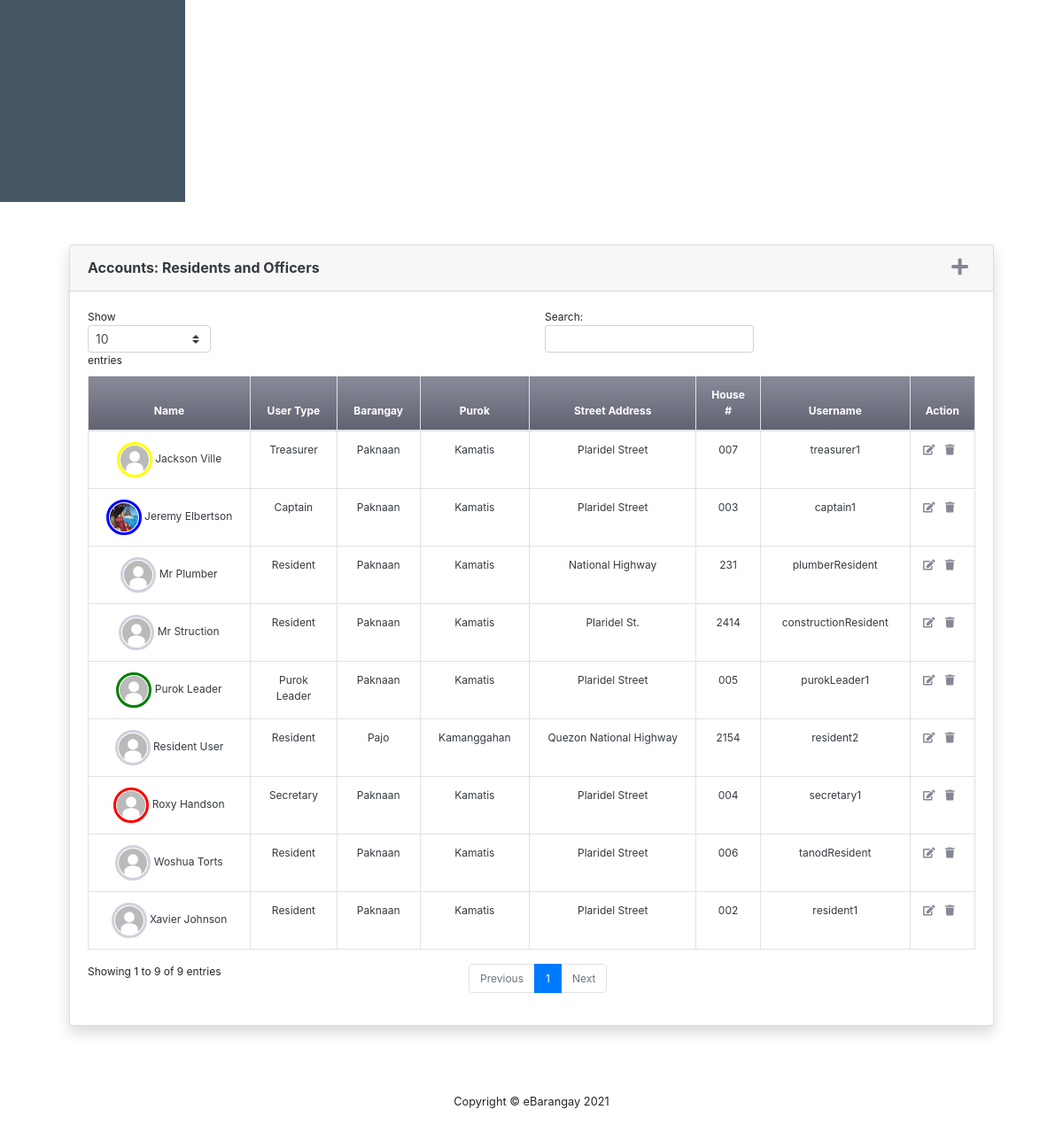
Before: /account.php (signed in, lower part) with the older database file.
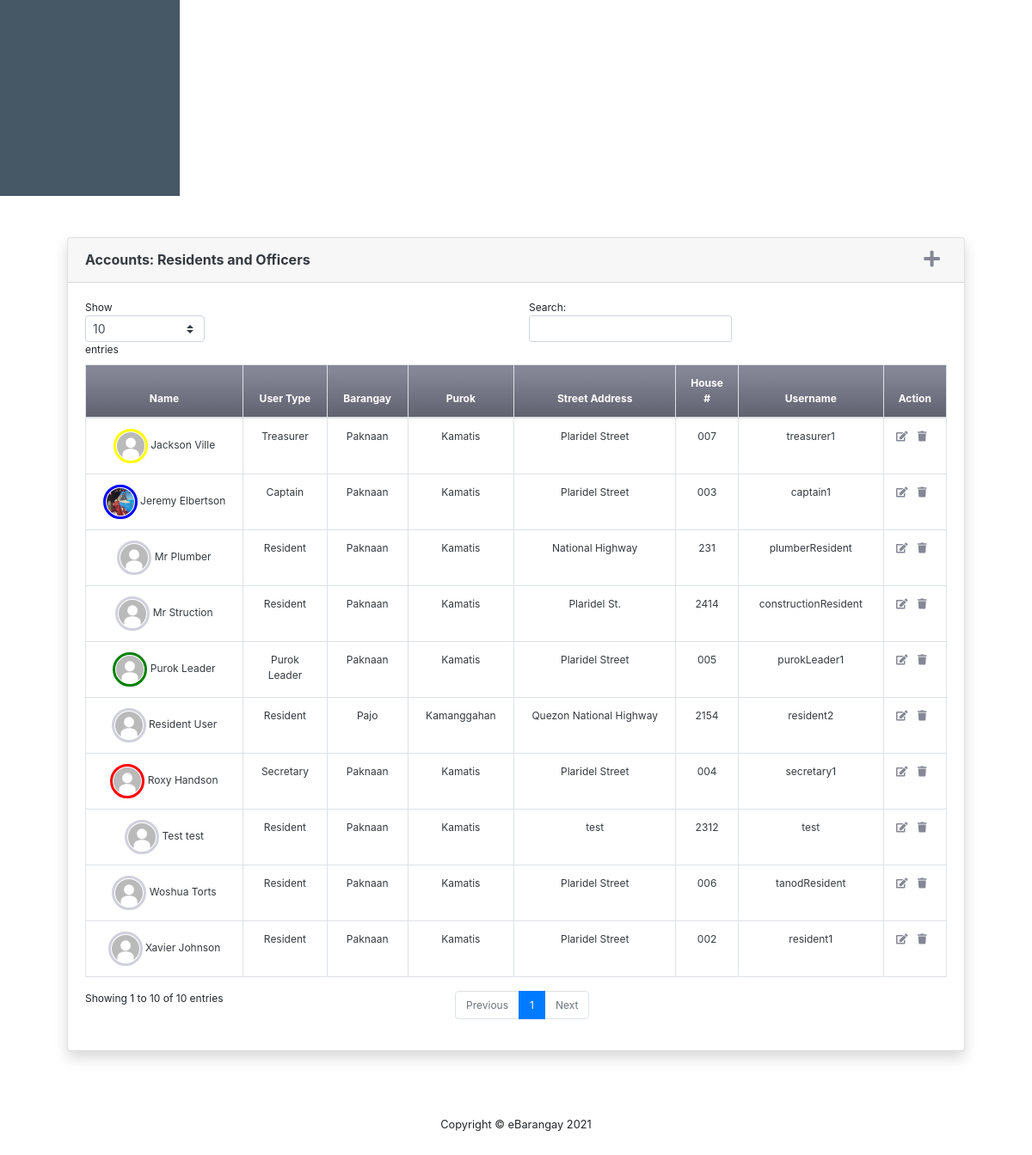
After: the same page with the newer database file.
### tables this page shows
CREATE TABLE `users` (
  `UsersID` int(11) NOT NULL,
  `Firstname` varchar(50) NOT NULL,
  `Middlename` varchar(50) DEFAULT NULL,
  `Lastname` varchar(50) NOT NULL,
  `dateofbirth` varchar(50) NOT NULL,
  `civilStat` varchar(50) NOT NULL,
  `emailAdd` varchar(50) NOT NULL,
  `username` varchar(50) NOT NULL,
  `usersPwd` varchar(255) DEFAULT NULL,
  `userGender` varchar(50) DEFAULT NULL,
  `userType` varchar(50) DEFAULT NULL,
  `profile_pic` varchar(129) DEFAULT NULL,
  `userBarangay` varchar(50) DEFAULT NULL,
  `userPurok` varchar(50) DEFAULT NULL,
  `phoneNum` varchar(20) DEFAULT NULL,
  `teleNum` varchar(20) DEFAULT NULL,
  `VerifyStatus` varchar(20) NOT NULL DEFAULT 'Pending',
  `userCity` varchar(30) NOT NULL DEFAULT 'None',
  `Status` varchar(20) NOT NULL DEFAULT 'Active',
  `isRenting` varchar(20) DEFAULT 'False',
  `landlordName` varchar(50) DEFAULT 'None',
  `landlordContact` varchar(50) DEFAULT 'NONE',
  `barangayPos` varchar(50) DEFAULT 'None',
  `userAddress` varchar(50) DEFAULT NULL,
  `userHouseNum` varchar(50) DEFAULT NULL,
  `IsLandlord` varchar(20) DEFAULT 'False'
);

### account.php (the view, shortened to what this page needs)
<?php include_once "header.php" ?>
<div class="container p-4">
<div class="card shadow mb-4 m-4">
    <div class="card-header py-3 d-flex justify-content-between">
            <h6 class="m-0 font-weight-bold text-dark">Accounts: Residents and Officers</h6>
            <a class="fas fa-plus fa-lg mr-2 text-gray-600 add_account" href="javascript:void(0)"></a>
    </div>
    <div class="card-body" style="font-size: 75%">
        <div class="table-responsive">
            <table class="table table-bordered text-center text-dark"
                id="dataTable" width="100%" cellspacing="0" cellpadding="0">
                <thead >
                    <tr class="bg-gradient-secondary text-white">
                        <th scope="col">Name</th>
                        <th scope="col">User Type</th>
                        <th scope="col">Barangay</th>
                        <th scope="col">Purok</th>
                        <th>Street Address</th>
                        <th>House #</th>
                        <th scope="col">Username</th>
                        <th scope="col">Action</th>
                    </tr>
                </thead>
                <tbody>
                    <?php
                        $accounts = $conn->query("SELECT *, concat(Firstname, ' ', Lastname) as name FROM users WHERE Status='Active'");
                        while($row=$accounts->fetch_assoc()):
                            if($row["userType"] == "Admin"){
                                continue;
                            }
                    ?>
                    <tr>
                        <td>
                            <img class="img-profile rounded-circle <?php
                                if($row["userType"] == "Resident"){
                                    echo "img-res-profile";
                                }
                                elseif($row["userType"] == "Purok Leader"){
                                    echo "img-purokldr-profile";
                                }
                                elseif($row["userType"] == "Captain"){
                                    echo "img-capt-profile";
                                }
                                elseif($row["userType"] == "Secretary"){
                                    echo "img-sec-profile";
                                }
                                elseif($row["userType"] == "Treasurer"){
                                    echo "img-treas-profile";
                                }
                                elseif($row["userType"] == "Admin"){
                                    echo "img-admin-profile";
                                }
                            ?>" src="img/<?php echo $row["profile_pic"] ?>" width="40" height="40"/>
                            <?php echo $row["name"] ?>
                        </td>
                        <td><?php echo $row["userType"] ?></td>
                        <td><?php echo $row["userBarangay"] ?></td>
                        <td><?php echo $row["userPurok"] ?></td>
                        <td><?php echo $row["userAddress"] ?></td>
                        <td><?php echo $row["userHouseNum"] ?></td>
                        <td><?php echo $row["username"] ?></td>
                        <td>
                            <a class="fas fa-edit fa-md mr-2 text-gray-600 edit_account" data-id="<?php echo $row['UsersID'] ?>" href="javascript:void(0)"></a>
                            <a class="fas fa-trash fa-md mr-2 text-gray-600 deactivate_account" data-id="<?php echo $row['UsersID'] ?>" href="javascript:void(0)"></a>
                        </td>
                    </tr>
                    <?php endwhile; ?>
                </tbody>
            </table>
        </div>
    </div>
</div>
</div>
</div>
</div>
<?php include_once "footer.php" ?>

### header.php (shortened to what this page needs)
<!DOCTYPE html>
<html lang="en">
<head>
    <link href="vendor/fontawesome-free/css/all.min.css" rel="stylesheet" type="text/css">
    <link href="css/sb-admin-2.min.css" rel="stylesheet">
    <link href="css/sb-admin-2.css" rel="stylesheet">
    <link href="css/cb2.css" rel="stylesheet">
    <link rel="stylesheet" href="https://cdn.jsdelivr.net/npm/bootstrap@4.3.1/dist/css/bootstrap.min.css">
</head>
<body id="page-top">
<div class="content-wrapper" >
<div class="row">
    <?php if(isset($_SESSION["UsersID"]) && !empty($_SESSION["UsersID"])) : ?>
    <div id="sidebar-area">
    <ul class="navbar-nav sidebar sidebar-dark accordion px-2" id="accordionSidebar" style="background: rgb(70, 87, 101);">
        <?php endif; ?>
    </ul>
    </div>

### footer.php (shortened to what this page needs)
  <footer class="sticky-footer">
      <div class="container my-auto">
          <div class="copyright text-center my-auto">
              <span>Copyright &copy; eBarangay 2021</span>
          </div>
      </div>
  </footer>
</body>
</html>

### css/cb2.css (style rules this page uses)
.img-res-profile { padding: 1px; border: 3px solid rgb(209, 209, 221); }
.img-purokldr-profile { padding: 1px; border: 3px solid green; }
.img-capt-profile { padding: 1px; border: 3px solid blue; }
.img-sec-profile { padding: 1px; border: 3px solid red; }
.img-treas-profile { padding: 1px; border: 3px solid yellow; }

Changed rows visible on the page:
added users: profile_pic (picture), name "Test test", userType "Resident", userBarangay "Paknaan", userPurok "Kamatis", userAddress "test", userHouseNum "2312", username "test"
Other visible differences:
text written by a page script: "Show entries Search: Showing 1 to 9 of 9 entries Previous 1 Next" → "Show entries Search: Showing 1 to 10 of 10 entries Previous 1 Next"
